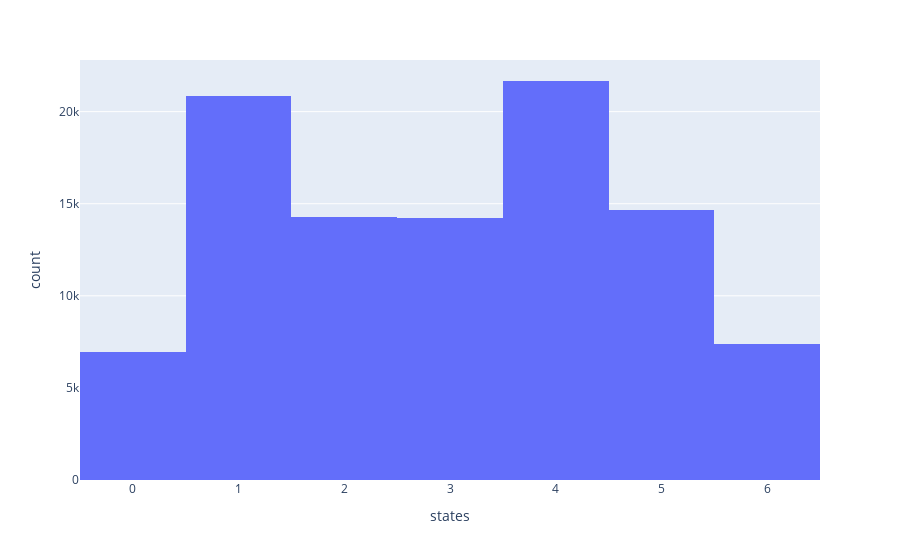

The cell this chart's notebook holds for it:
### Code cell
import plotly.express as px
import pandas as pd


df =pd.DataFrame(obsSeq,columns=['states'])
# Here we use a column with categorical data
fig = px.histogram(df,x="states")
fig.show()

### Figure 1 — Plotly figure (JSON) as saved in the notebook; plotly's stock layout.template omitted (floating-point values rounded to 4 significant figures; data arrays with more than 128 entries replaced by an {"elided": "..."} marker saying what was removed)
{"data": [{"alignmentgroup": "True", "bingroup": "x", "hovertemplate": "states=%{x}<br>count=%{y}<extra></extra>", "legendgroup": "", "marker": {"color": "#636efa"}, "name": "", "offsetgroup": "", "orientation": "v", "showlegend": false, "type": "histogram", "x": {"elided": "100000 int values"}, "xaxis": "x", "yaxis": "y"}], "layout": {"barmode": "relative", "legend": {"tracegroupgap": 0}, "margin": {"t": 60}, "xaxis": {"anchor": "y", "domain": [0, 1], "title": {"text": "states"}}, "yaxis": {"anchor": "x", "domain": [0, 1], "title": {"text": "count"}}}}
